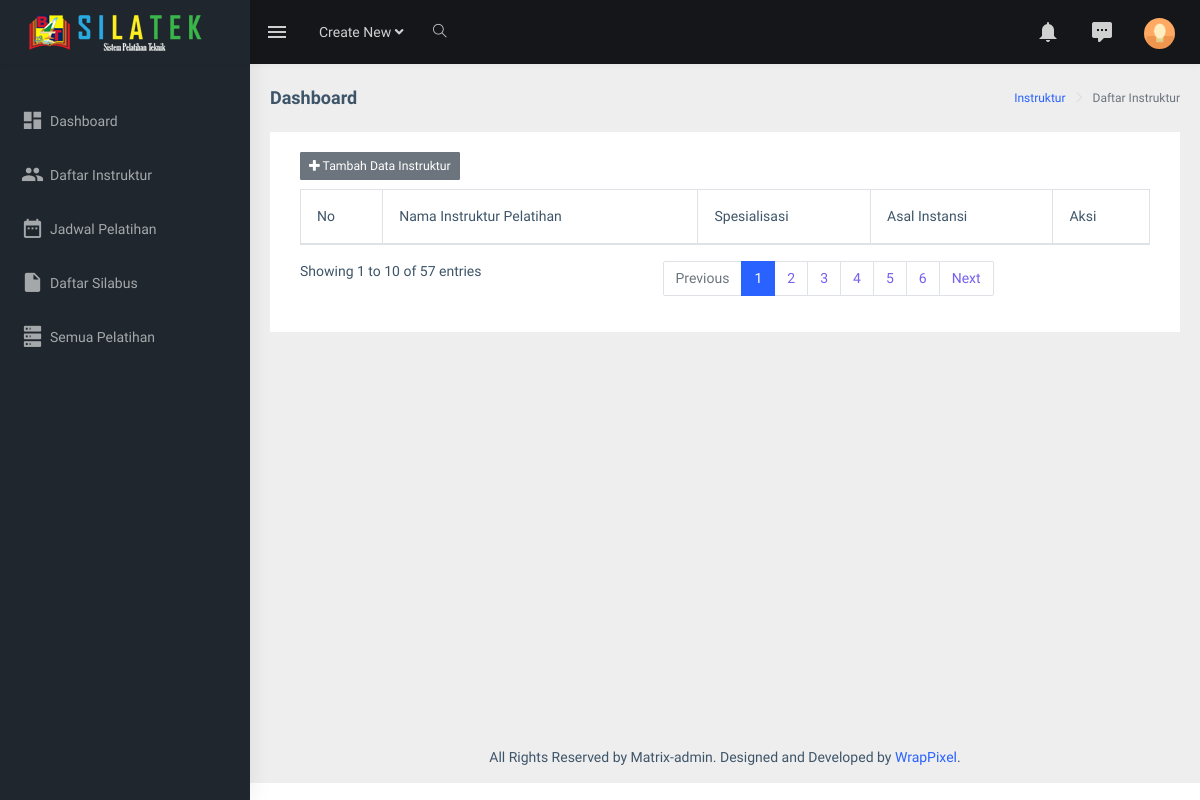
Page /index.php/instruktur on the earlier database version.
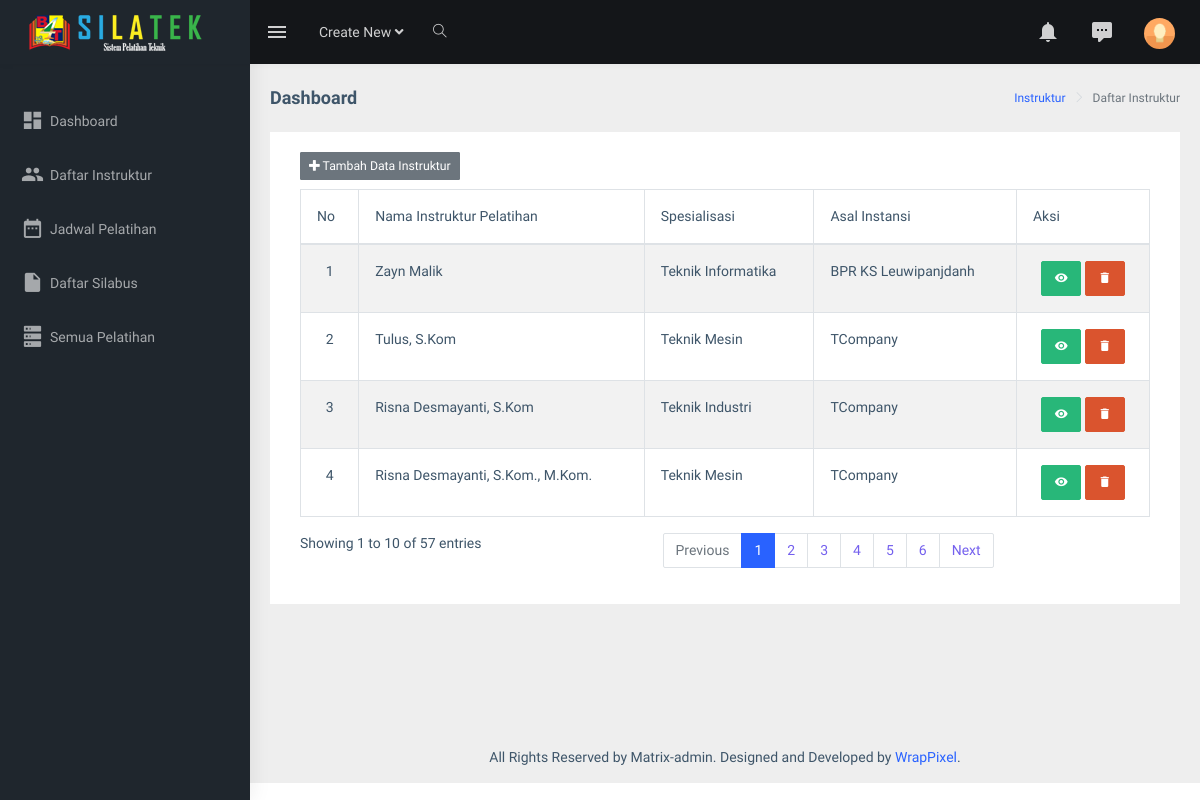
Same page on the later database version.
### tables this page shows
CREATE TABLE `tb_instruktur` (
  `id` varchar(10) NOT NULL,
  `nama` varchar(255) NOT NULL,
  `tempat_lahir` varchar(255) NOT NULL,
  `tgl_lahir` date NOT NULL,
  `image` varchar(255) NOT NULL,
  `asal_instansi` varchar(255) NOT NULL,
  `spesialisasi` varchar(100) NOT NULL,
  `alamat` text NOT NULL,
  `no_kontak` varchar(13) NOT NULL,
  `deskripsi` text NOT NULL
);

### application/controllers/Instruktur.php (called while the page is built, shortened)
<?php
class Instruktur extends CI_Controller {
	public function index()
	{
		$data['ins'] = $this->M_instruktur->getInstrukturData()->result();
		$this->load->view('templates/header');
		$this->load->view('instruktur/instruktur', $data);
		$this->load->view('templates/footer');
	}
}

### index.php (called while the page is built, shortened)
<?php
require_once BASEPATH.'core/CodeIgniter.php';

### application/models/M_instruktur.php (called while the page is built, shortened)
<?php
class M_instruktur extends CI_Model {
	public function getInstrukturData()
	{
		$this->db->select('*');
        $this->db->from('tb_instruktur');
        $query = $this->db->get();
        return $query;
	}
}

### application/views/instruktur/instruktur.php (the view, shortened to what this page needs)
<div id="content">
<div class="page-wrapper">
             <div class="page-breadcrumb">
                <div class="row">
                    <div class="col-12 d-flex no-block align-items-center">
                        <h4 class="page-title">Dashboard</h4>
                        <div class="ml-auto text-right">
                            <nav aria-label="breadcrumb">
                                <ol class="breadcrumb">
                                    <li class="breadcrumb-item"><a href="#">Instruktur</a></li>
                                    <li class="breadcrumb-item active" aria-current="page">Daftar Instruktur</li>
                                </ol>
                            </nav>
                        </div>
                    </div>
                </div>
            </div>
            <div class="container-fluid">
                <div class="row">
                    <div class="col-12">
                        <div class="card">
                            <div class="card-body">
                                <div class="table-responsive">
                                    <div id="zero_config_wrapper" class="dataTables_wrapper container-fluid dt-bootstrap4">
                                        <div class="row">
                                          <div class="col-sm-12">
                                            <a class="btn btn-secondary btn-sm" href="<?php echo base_url('index.php/Instruktur/AddIns'); ?>"><i class="fas fa-plus"></i> Tambah Data Instruktur</a>
                                            <table id="zero_config" class="table table-striped table-bordered dataTable" role="grid" aria-describedby="zero_config_info" style="margin-top: 1%">
                                        <thead>
                                            <tr role="row">
                                              <th>No</th>
                                              <th>Nama Instruktur Pelatihan</th>
                                              <th>Spesialisasi</th>
                                              <th>Asal Instansi</th>
                                              <th>Aksi</th>
                                            </tr>
                                        </thead>
                                        <tbody>
                                        <?php  $i=1;
                                        foreach ($ins as $key ) { ?>
                                        <tr>
                                          <td style="text-align: center;"><?php echo $i; ?></td>
                                          <td><?php echo $key->nama; ?></td>
                                          <td><?php echo $key->spesialisasi; ?></td>
                                          <td><?php echo $key->asal_instansi; ?></td>
                                          <td style="text-align: center;">
                                            <a href="<?php echo base_url(). 'index.php/Instruktur/updateIns/'. $key->id?>" class="btn btn-success btn-mini" title="Lihat Detail"><i class="mdi mdi-eye"></i></a>
                                            <a href="<?php echo base_url(). 'index.php/Instruktur/delete/'. $key->id; ?>" onclick="return confirm('Are you sure to delete this data?')" class="btn btn-danger btn-mini" title="Hapus Data"><i class="mdi mdi-delete"></i></a>
                                          </td>
                                        </tr>
                                       <?php $i++;} ?>
                                      </tbody>
                                    </table>
                                  </div>
                                </div>
                                <div class="row">
                                  <div class="col-sm-12 col-md-5">
                                    <div class="dataTables_info" id="zero_config_info" role="status" aria-live="polite">Showing 1 to 10 of 57 entries</div>
                                  </div>
                                  <div class="col-sm-12 col-md-7">
                                    <div class="dataTables_paginate paging_simple_numbers" id="zero_config_paginate">
                                      <ul class="pagination">
                                        <li class="paginate_button page-item previous disabled" id="zero_config_previous"><a href="#" aria-controls="zero_config" data-dt-idx="0" tabindex="0" class="page-link">Previous</a></li>
                                        <li class="paginate_button page-item active"><a href="#" aria-controls="zero_config" data-dt-idx="1" tabindex="0" class="page-link">1</a></li>
                                        <li class="paginate_button page-item "><a href="#" aria-controls="zero_config" data-dt-idx="2" tabindex="0" class="page-link">2</a></li><li class="paginate_button page-item "><a href="#" aria-controls="zero_config" data-dt-idx="3" tabindex="0" class="page-link">3</a></li>
                                        <li class="paginate_button page-item "><a href="#" aria-controls="zero_config" data-dt-idx="4" tabindex="0" class="page-link">4</a></li>
                                        <li class="paginate_button page-item "><a href="#" aria-controls="zero_config" data-dt-idx="5" tabindex="0" class="page-link">5</a></li>
                                        <li class="paginate_button page-item "><a href="#" aria-controls="zero_config" data-dt-idx="6" tabindex="0" class="page-link">6</a></li>
                                        <li class="paginate_button page-item next" id="zero_config_next"><a href="#" aria-controls="zero_config" data-dt-idx="7" tabindex="0" class="page-link">Next</a></li>
                                      </ul>
                                    </div>
                                  </div>
                                </div>
                              </div>
                            </div>
                            </div>
                        </div>
                    </div>
                </div>
</div>

### application/views/templates/header.php (shortened to what this page needs)
<!DOCTYPE html>
<html dir="ltr" lang="en">
<head>
    <link href="<?php echo base_url(); ?>assets/libs/flot/css/float-chart.css" rel="stylesheet">
    <link href="<?php echo base_url(); ?>assets/dist/css/style.min.css" rel="stylesheet">
    <link rel="stylesheet" type="text/css" href="<?php echo base_url(); ?>assets/libs/select2/dist/css/select2.min.css">
    <link rel="stylesheet" type="text/css" href="<?php echo base_url(); ?>assets/libs/jquery-minicolors/jquery.minicolors.css">
    <link rel="stylesheet" type="text/css" href="<?php echo base_url(); ?>assets/libs/bootstrap-datepicker/dist/css/bootstrap-datepicker.min.css">
    <link rel="stylesheet" type="text/css" href="<?php echo base_url(); ?>assets/libs/quill/dist/quill.snow.css">
    <link href="<?php echo base_url(); ?>assets/libs/fullcalendar/dist/fullcalendar.min.css" rel="stylesheet" />
    <link href="<?php echo base_url(); ?>assets/extra-libs/calendar/calendar.css" rel="stylesheet" />
</head>
<body>
    <div id="main-wrapper">
        <header class="topbar" data-navbarbg="skin5">
            <nav class="navbar top-navbar navbar-expand-md navbar-dark">
                <div class="navbar-header" data-logobg="skin5">
                    <a class="navbar-brand" href="index.html">
                        <span class="logo-text">
                             <img src="<?php echo base_url(); ?>assets/images/logo-text.png" alt="homepage" class="light-logo" />
                        </span>
                    </a>
                </div>
                <div class="navbar-collapse collapse" id="navbarSupportedContent" data-navbarbg="skin5">
                    <ul class="navbar-nav float-left mr-auto">
                        <li class="nav-item d-none d-md-block"><a class="nav-link sidebartoggler waves-effect waves-light" href="javascript:void(0)" data-sidebartype="mini-sidebar"><i class="mdi mdi-menu font-24"></i></a></li>
                        <li class="nav-item dropdown">
                            <a class="nav-link dropdown-toggle" href="#" id="navbarDropdown" role="button" data-toggle="dropdown" aria-haspopup="true" aria-expanded="false">
                             <span class="d-none d-md-block">Create New <i class="fa fa-angle-down"></i></span>
                            </a>
                        </li>
                        <li class="nav-item search-box"> <a class="nav-link waves-effect waves-dark" href="javascript:void(0)"><i class="ti-search"></i></a>
                        </li>
                    </ul>
                    <ul class="navbar-nav float-right">
                        <li class="nav-item dropdown">
                            <a class="nav-link dropdown-toggle waves-effect waves-dark" href="" data-toggle="dropdown" aria-haspopup="true" aria-expanded="false"> <i class="mdi mdi-bell font-24"></i>
                            </a>
                        </li>
                        <li class="nav-item dropdown">
                            <a class="nav-link dropdown-toggle waves-effect waves-dark" href="" id="2" data-toggle="dropdown" aria-haspopup="true" aria-expanded="false"> <i class="font-24 mdi mdi-comment-processing"></i>
                            </a>
                        </li>
                        <li class="nav-item dropdown">
                            <a class="nav-link dropdown-toggle text-muted waves-effect waves-dark pro-pic" href="" data-toggle="dropdown" aria-haspopup="true" aria-expanded="false"><img src="<?php echo base_url(); ?>assets/images/users/1.jpg" alt="user" class="rounded-circle" width="31"></a>
                        </li>
                    </ul>
                </div>
            </nav>
        </header>
        <aside class="left-sidebar" data-sidebarbg="skin5">
            <div class="scroll-sidebar">
                <nav class="sidebar-nav">
                    <ul id="sidebarnav" class="p-t-30">
                        <li class="sidebar-item"> <a class="sidebar-link waves-effect waves-dark sidebar-link" href="<?php echo base_url('index.php/Dashboard'); ?>" aria-expanded="false"><i class="mdi mdi-view-dashboard"></i><span class="hide-menu">Dashboard  </span></a></li>
                        <li class="sidebar-item"> <a class="sidebar-link waves-effect waves-dark sidebar-link" href="<?php echo base_url('index.php/Instruktur'); ?>" aria-expanded="false"><i class="mdi mdi-account-multiple"></i><span class="hide-menu">Daftar Instruktur</span></a></li>
                        <li class="sidebar-item"> <a class="sidebar-link waves-effect waves-dark sidebar-link" href="<?php echo base_url('index.php/Jadwal'); ?>" aria-expanded="false"><i class="mdi mdi-calendar-range"></i><span class="hide-menu">Jadwal Pelatihan</span></a></li>
                        <li class="sidebar-item"> <a class="sidebar-link waves-effect waves-dark sidebar-link" href="<?php echo base_url('index.php/Silabus'); ?>" aria-expanded="false"><i class="mdi mdi-file"></i><span class="hide-menu">Daftar Silabus</span></a></li>
                        <li class="sidebar-item"> <a class="sidebar-link waves-effect waves-dark sidebar-link" href="grid.html" aria-expanded="false"><i class="mdi mdi-server"></i><span class="hide-menu">Semua Pelatihan</span></a></li>
                    </ul>
                </nav>
            </div>
        </aside>

### application/views/templates/footer.php (shortened to what this page needs)
            <footer class="footer text-center">
                All Rights Reserved by Matrix-admin. Designed and Developed by <a href="https://wrappixel.com">WrapPixel</a>.
            </footer>
        </div>
    </div>
</body>
</html>

Differences in the rows shown:
added tb_instruktur: nama "Zayn Malik", spesialisasi "Teknik Informatika", asal_instansi "BPR KS Leuwipanjdanh"
added tb_instruktur: nama "Tulus, S.Kom", spesialisasi "Teknik Mesin", asal_instansi "TCompany"
added tb_instruktur: nama "Risna Desmayanti, S.Kom", spesialisasi "Teknik Industri", asal_instansi "TCompany"
added tb_instruktur: nama "Risna Desmayanti, S.Kom., M.Kom.", spesialisasi "Teknik Mesin", asal_instansi "TCompany"
